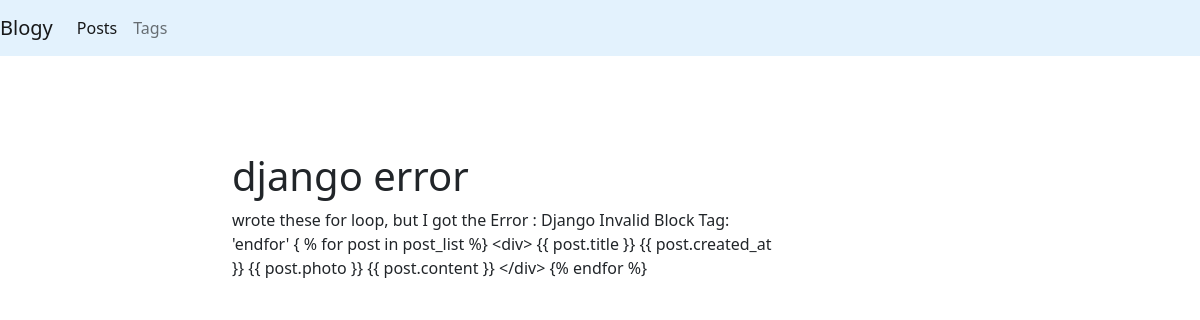
/blog/post/ft-1656739809/, run on the app's committed database.
### blog/models.py (models this page shows, shortened)
class Post(models.Model):
    title = models.CharField(max_length=149, db_index=True)
    slug = models.SlugField(max_length=150, unique=True, blank=True)
    body = models.TextField(blank=True, db_index=True)
    date_pub = models.DateTimeField(auto_now_add=True)
    tags = models.ManyToManyField('Tag', blank=True, related_name='posts')
    class Meta:
        ordering = ('-date_pub',)

### blog/views.py (the view)
# urls.py: path('post/<str:slug>/', PostDetail.as_view(), name='post_detail_url'),
class PostDetail(DetailObjectMixin, View):
    model = Post
    template = 'blog/post_detail.html'

### blog/utils.py (called while the page is built)
    def get(self, request, slug):
        obj = get_object_or_404(self.model, slug__iexact=slug)
        return render(request, self.template, context={self.model.__name__.lower(): obj, 'admin_object': obj})

### blog/templates/blog/post_detail.html
{% extends 'blog/base_blog.html' %} {% block content %}
<h1 class="mt-5">{{post.title}}</h1>
<p>{{post.body}}</p>
{% endblock %}

### data on the page
Post: title "django error", body "wrote these for loop, but I got the Error : Django Invalid Block Tag: 'endfor' { % for post in post_list %} <div> {{ post.title }} {{ post.created_at }} {{ post.photo }} {{ post.content }} </div> {% endfor %}"
